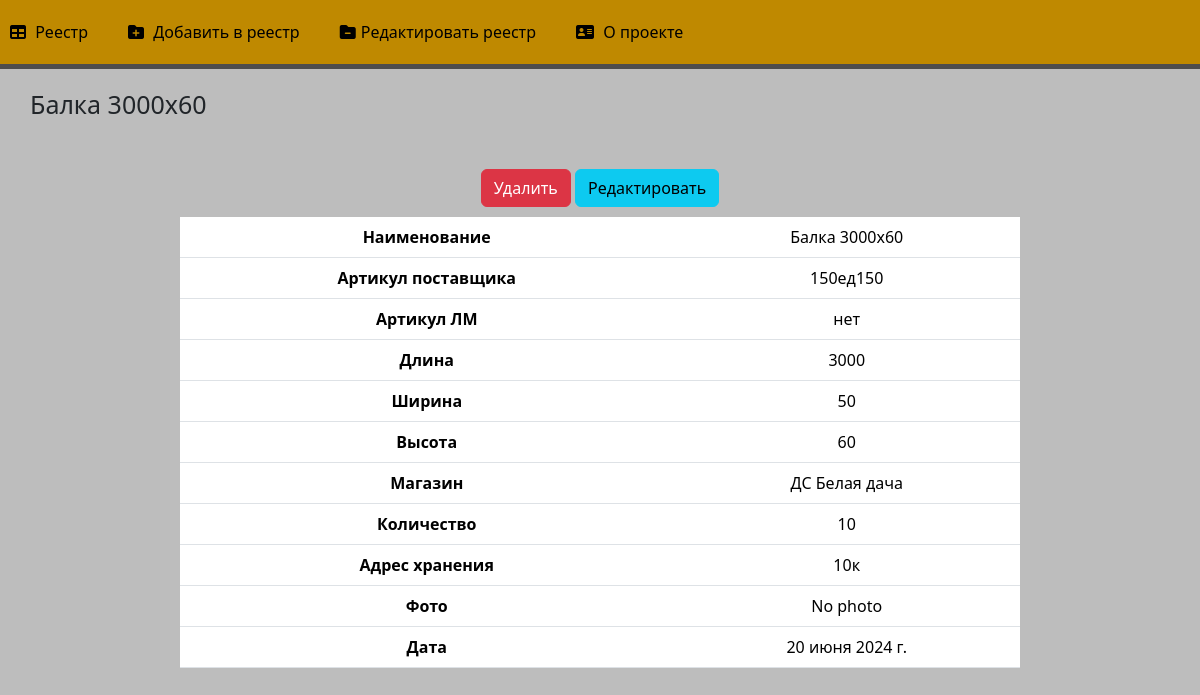
/3, run on an earlier commit of the app's database.
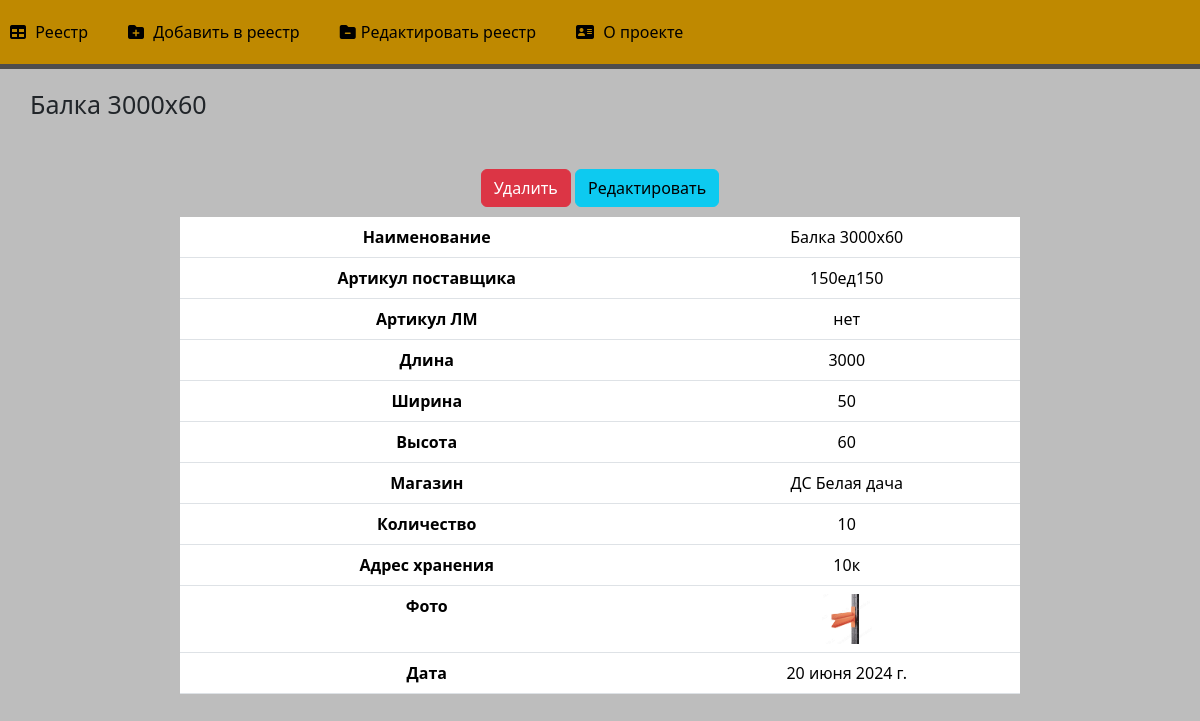
And on a later commit of the database.
### main/models.py (models this page shows, shortened)
class Equipment(models.Model):
    title = models.CharField('Наименование', max_length=250)
    article = models.CharField('Артикул поставщика', max_length=250)
    lm_article = models.CharField('Артикул ЛМ', max_length=250)
    length = models.IntegerField('Длина')
    width = models.IntegerField('Ширина')
    depth = models.IntegerField('Высота')
    shop = models.CharField('Магазин', max_length=250)
    amount = models.IntegerField('Количество')
    address = models.CharField('Адрес хранения', max_length=250)
    image = models.ImageField(upload_to='image', blank=True, null=True)
    date = models.DateField('Дата')
    class Meta:
        verbose_name = 'Запись в реестр'
        verbose_name_plural = 'Реестр оборудования'

### main/views.py (the view)
# urls.py: path('<int:pk>', views.RegisterRecordView.as_view(), name='record-detail'),
class RegisterRecordView(DetailView):
    model = Equipment
    template_name = 'main/detail_view.html'
    context_object_name = 'equipment'

### main/templates/main/detail_view.html (shortened to what this page needs)
{% extends 'main/layout.html' %}
{% block content %}
    <div class="features">
        <h1>{{ equipment.title }}</h1>
        <a href="{% url 'record-delete' equipment.id %}" class="btn btn-danger">Удалить</a>
        <a href="{% url 'record-update' equipment.id %}" class="btn btn-info">Редактировать</a>
        <div class="table-container">
            <table class="table">
                <tr>
                    <th>Наименование</th>
                    <td>{{ equipment.title }}</td>
                </tr>
                <tr>
                    <th>Артикул поставщика</th>
                    <td>{{ equipment.article }}</td>
                </tr>
                <tr>
                    <th>Артикул ЛМ</th>
                    <td>{{ equipment.lm_article }}</td>
                </tr>
                <tr>
                    <th>Длина</th>
                    <td>{{ equipment.length }}</td>
                </tr>
                <tr>
                    <th>Ширина</th>
                    <td>{{ equipment.width }}</td>
                </tr>
                <tr>
                    <th>Высота</th>
                    <td>{{ equipment.depth }}</td>
                </tr>
                <tr>
                    <th>Магазин</th>
                    <td>{{ equipment.shop }}</td>
                </tr>
                <tr>
                    <th>Количество</th>
                    <td>{{ equipment.amount }}</td>
                </tr>
                <tr>
                    <th>Адрес хранения</th>
                    <td>{{ equipment.address }}</td>
                </tr>
                <tr>
                    <th>Фото</th>
                    <td>
                        {% if equipment.image %}
                            <img src="{{ equipment.image.url }}" alt="{{ equipment.title }}" style="width:50px; height:50px;">
                        {% else %}
                            No photo
                        {% endif %}
                    </td>
                </tr>
                <tr>
                    <th>Дата</th>
                    <td>{{ equipment.date }}</td>
                </tr>
            </table>
        </div>
    </div>
{% endblock %}

What changed in the data, as far as the page shows it:
changed Equipment "Балка 3000х60": image: picture added
Also different on the page:
text no longer shown: "No photo"
